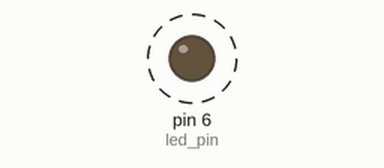
A sketch run on a simulated Arduino Uno, built with avr-gcc and run on an emulated ATmega328P. Shown: output pins drawn as LEDs (lit = HIGH). Dashed ring = blinking.

Above: at 0.5 s.
Timing chart, 0 to 4.6 s (numbered marks = the images above):
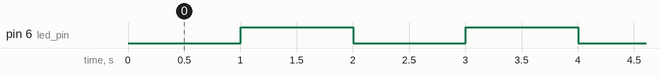

Measured:
- by itself, pin 6 (led_pin): alternates HIGH for 1.0 s and LOW for 1.0 s

The sketch:

2_blink_without_delay.ino
```cpp
/*
 * 2_blink_without_delay.ino
 *
 * this is a simple Arduino program to blink an led (the electronics equivalent
 * of hello world). This program turns an led on for 1 second and then off for
 * 1 second, and so on ...
 *
 * unlike the previous example, this version uses timing variables to blink the
 * led without using a delay statement. this frees up your code to do other
 * things (such as reading from sensors, handling network communication, etc.)
 *
 * this program uses pin 6 for the led (this is the built in led on the MKR
 * series of boards).
 *
 * author: alex shenfield
 * date:   01-09-2022
 */

// INITIAL VARIABLES

// the led is connected to pin 6
const int led_pin = 6;

// timing variables ...
long previous_time = 0;  // the last time the led was updated
long interval = 1000;    // the blink interval
int  led_state = LOW;    // initial state of led (off)

// CODE

// this method runs once (when the sketch starts)
void setup()
{
  // sets the digital pin as output
  pinMode(led_pin, OUTPUT);
}

// this methods loops continuously
void loop()
{
  // get the current time this time round the loop
  unsigned long current_time = millis();

  // if the set time interval has elapsed ...
  if (current_time - previous_time > interval)
  {
    // save the time
    previous_time = current_time;

    // blink the led (by flipping the led state)
    if (led_state == LOW)
    {
      led_state = HIGH;
    }
    else
    {
      led_state = LOW;
    }

    // set the led to the new led state
    digitalWrite(led_pin, led_state);
  }
}
```
